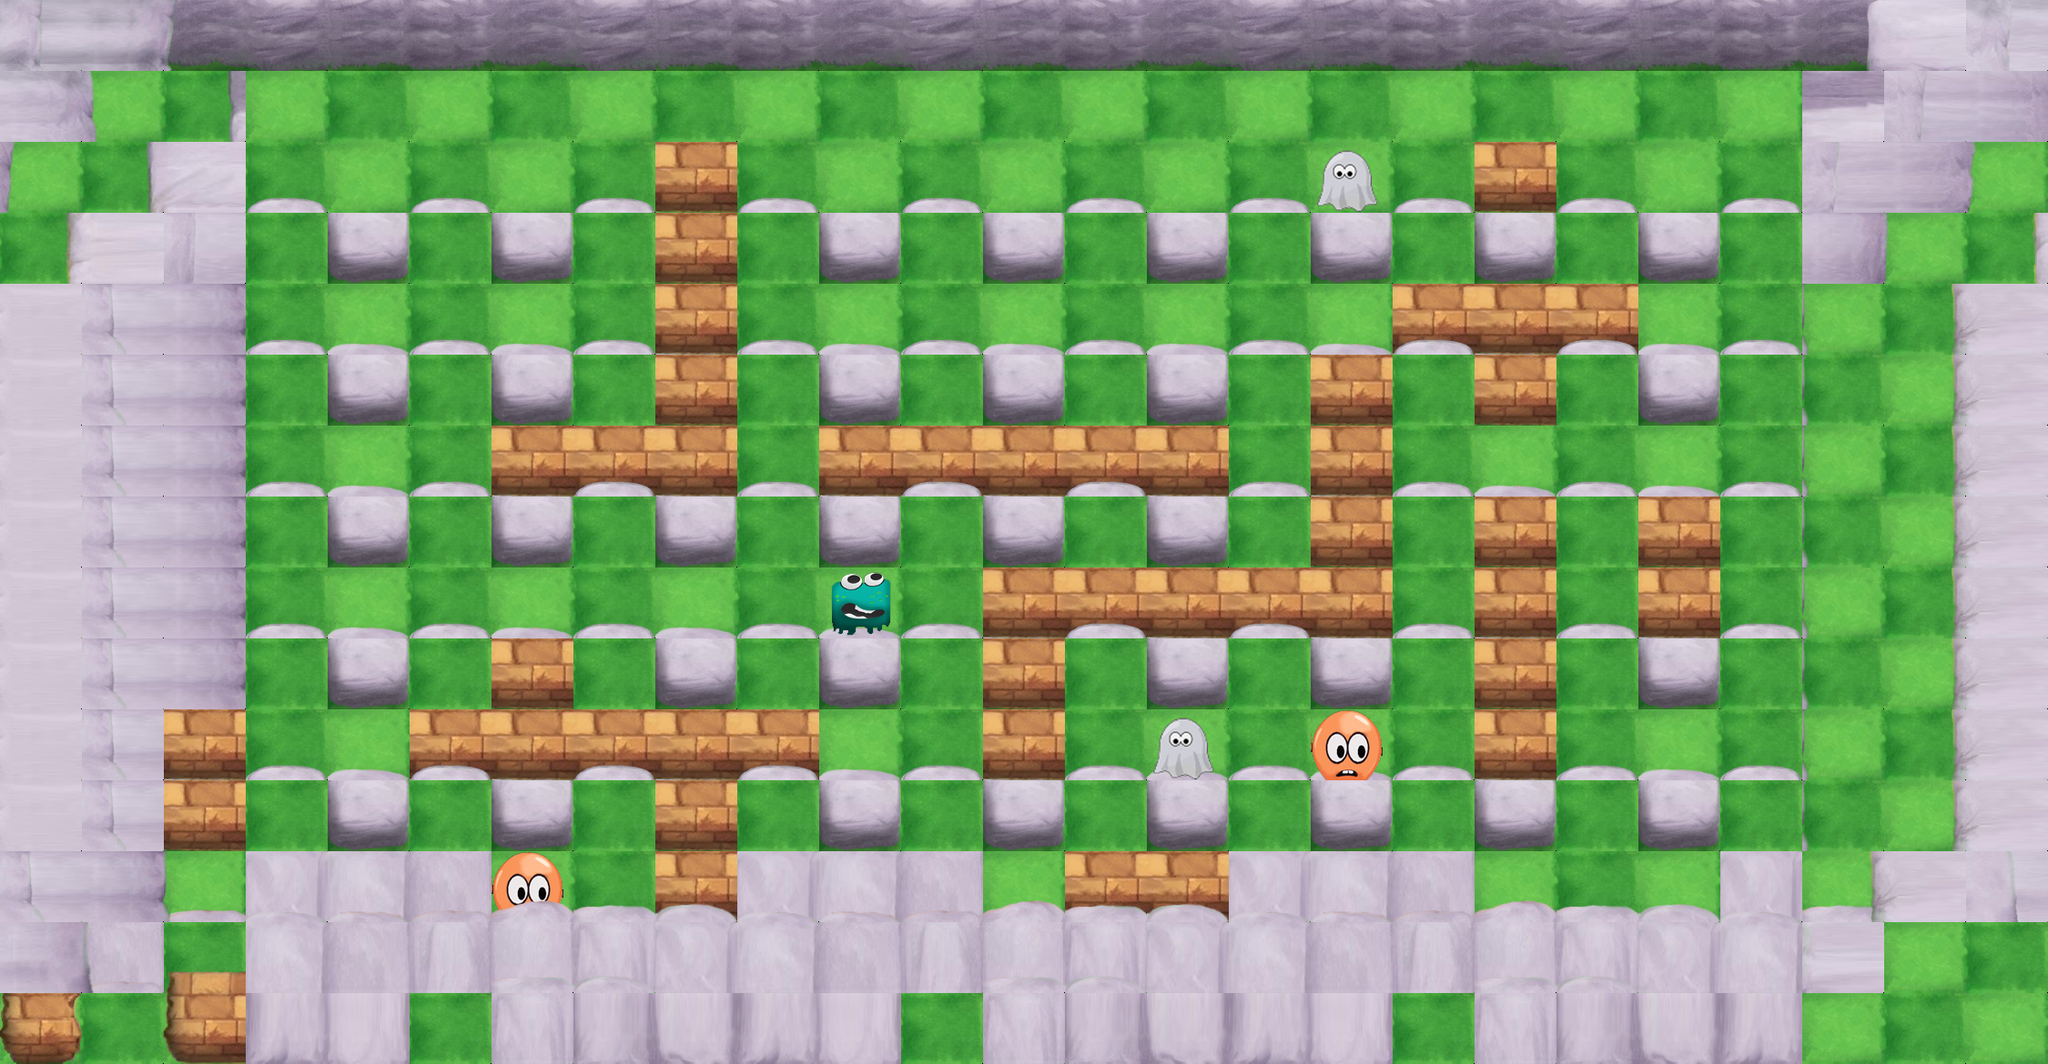

A 2D game scene composited from a Tiled map and its tileset images. What follows is a short description and the map's XML, with each tile layer's data collapsed to a summary:
An orthogonal 25x15 tile map with 90x78 px tiles, 8 tile layers (suelo, piedras y sombras y muroArriba, paredesEditor, paredesGame, ...), 5 tilesets.

<map version="1.0" orientation="orthogonal" width="25" height="15" tilewidth="90" tileheight="78">
 <tileset firstgid="1" name="muroswais90" tilewidth="90" tileheight="78">
  <image source="gfx/muroswais90.png" width="450" height="156" />
  <tile id="5">
   <properties>
    <property name="pared" value="true" />
   </properties>
  </tile>
  <tile id="7">
   <properties>
    <property name="pared" value="true" />
   </properties>
  </tile>
  <tile id="8">
   <properties>
    <property name="pared" value="true" />
   </properties>
  </tile>
  <tile id="9">
   <properties>
    <property name="pared" value="true" />
   </properties>
  </tile>
 </tileset>
 <tileset firstgid="11" name="enem11" tilewidth="90" tileheight="78">
  <image source="gfx/enem11.png" width="990" height="78" />
  <tile id="0">
   <properties>
    <property name="enemigo" value="moco" />
   </properties>
  </tile>
  <tile id="1">
   <properties>
    <property name="enemigo" value="moneda" />
   </properties>
  </tile>
  <tile id="2">
   <properties>
    <property name="enemigo" value="gota" />
   </properties>
  </tile>
  <tile id="3">
   <properties>
    <property name="enemigo" value="globo" />
   </properties>
  </tile>
  <tile id="4">
   <properties>
    <property name="enemigo" value="fantasma" />
   </properties>
  </tile>
  <tile id="5">
   <properties>
    <property name="enemigo" value="gotanaranja" />
   </properties>
  </tile>
 </tileset>
 <tileset firstgid="22" name="tile90_f2" tilewidth="90" tileheight="78" spacing="2" margin="2">
  <image source="gfx/tile90_f2.png" width="644" height="720" />
  <tile id="12">
   <properties>
    <property name="piedra" value="true" />
   </properties>
  </tile>
  <tile id="28">
   <properties>
    <property name="piedra" value="true" />
   </properties>
  </tile>
  <tile id="29">
   <properties>
    <property name="piedra" value="true" />
   </properties>
  </tile>
  <tile id="30">
   <properties>
    <property name="piedra" value="true" />
   </properties>
  </tile>
  <tile id="31">
   <properties>
    <property name="piedra" value="true" />
   </properties>
  </tile>
  <tile id="32">
   <properties>
    <property name="piedra" value="true" />
   </properties>
  </tile>
  <tile id="33">
   <properties>
    <property name="piedra" value="true" />
   </properties>
  </tile>
  <tile id="49">
   <properties>
    <property name="piedra" value="true" />
   </properties>
  </tile>
  <tile id="50">
   <properties>
    <property name="piedra" value="true" />
   </properties>
  </tile>
  <tile id="51">
   <properties>
    <property name="piedra" value="true" />
   </properties>
  </tile>
  <tile id="52">
   <properties>
    <property name="piedra" value="true" />
   </properties>
  </tile>
 </tileset>
 <tileset firstgid="85" name="esquinas90_f" tilewidth="90" tileheight="78" spacing="2" margin="2">
  <image source="gfx/esquinas90_f.png" width="644" height="240" />
  <tile id="1">
   <properties>
    <property name="piedra" value="true" />
   </properties>
  </tile>
  <tile id="5">
   <properties>
    <property name="piedra" value="true" />
   </properties>
  </tile>
  <tile id="9">
   <properties>
    <property name="piedra" value="true" />
   </properties>
  </tile>
  <tile id="11">
   <properties>
    <property name="piedra" value="true" />
   </properties>
  </tile>
 </tileset>
 <tileset firstgid="106" name="muros90_f" tilewidth="90" tileheight="78" spacing="2" margin="2">
  <image source="gfx/muros90_f.png" width="552" height="640" />
  <tile id="1">
   <properties>
    <property name="piedra" value="true" />
   </properties>
  </tile>
  <tile id="4">
   <properties>
    <property name="piedra" value="" />
   </properties>
  </tile>
  <tile id="7">
   <properties>
    <property name="piedra" value="true" />
   </properties>
  </tile>
  <tile id="10">
   <properties>
    <property name="piedra" value="true" />
   </properties>
  </tile>
  <tile id="13">
   <properties>
    <property name="piedra" value="true" />
   </properties>
  </tile>
  <tile id="16">
   <properties>
    <property name="piedra" value="true" />
   </properties>
  </tile>
  <tile id="19">
   <properties>
    <property name="piedra" value="true" />
   </properties>
  </tile>
  <tile id="22">
   <properties>
    <property name="piedra" value="true" />
   </properties>
  </tile>
  <tile id="25">
   <properties>
    <property name="piedra" value="true" />
   </properties>
  </tile>
  <tile id="28">
   <properties>
    <property name="piedra" value="true" />
   </properties>
  </tile>
  <tile id="31">
   <properties>
    <property name="piedra" value="true" />
   </properties>
  </tile>
  <tile id="34">
   <properties>
    <property name="piedra" value="true" />
   </properties>
  </tile>
  <tile id="37">
   <properties>
    <property name="piedra" value="true" />
   </properties>
  </tile>
 </tileset>
 <layer name="suelo" width="25" height="15">
  <data>[375 cells, 375 non-empty, 2 distinct tile ids]</data>
 </layer>
 <layer name="piedras y sombras y muroArriba" width="25" height="15">
  <data>[375 cells, 250 non-empty, 12 distinct tile ids]</data>
 </layer>
 <layer name="paredesEditor" width="25" height="15">
  <data>[375 cells, 64 non-empty, 13 distinct tile ids]</data>
 </layer>
 <layer name="paredesGame" width="25" height="15">
  <data>[375 cells, 0 non-empty, 0 distinct tile ids]</data>
 </layer>
 <layer name="ParedesTechoGame" width="25" height="15">
  <data>[375 cells, 0 non-empty, 0 distinct tile ids]</data>
 </layer>
 <layer name="paredes Transparentes" width="25" height="15">
  <data>[375 cells, 0 non-empty, 0 distinct tile ids]</data>
 </layer>
 <layer name="ParedesTechoTransparente" width="25" height="15">
  <data>[375 cells, 0 non-empty, 0 distinct tile ids]</data>
 </layer>
 <layer name="techopiedras  y muroabajo y lados" width="25" height="15">
  <data>[375 cells, 195 non-empty, 67 distinct tile ids]</data>
 </layer>
</map>
